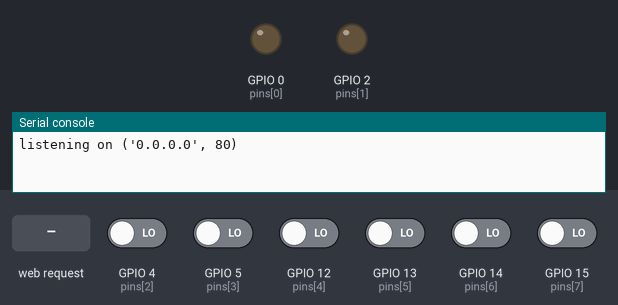
Simulated run of this program. Board: ESP8266 board running MicroPython. Parts: output pins drawn as LEDs (lit = HIGH), the last lines printed to the serial console. Inputs (shaded band) come from the test bench; at power-on: GPIO 4 (pins[2]), GPIO 5 (pins[3]), GPIO 12 (pins[4]), GPIO 13 (pins[5]), GPIO 14 (pins[6]), GPIO 15 (pins[7]) LOW.

Above: at 1.2 s.
1.3 s: HTTP request GET /fan received
At 2.5 s:
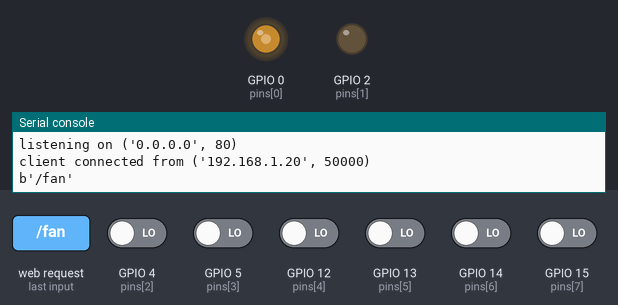
2.8 s: HTTP request GET /poweron received
At 3.6 s:
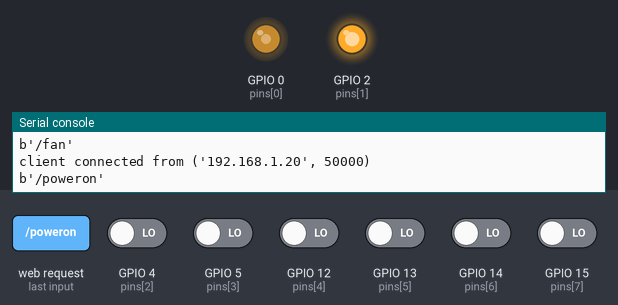
4.3 s: HTTP request GET /poweroff received
At 4.8 s:
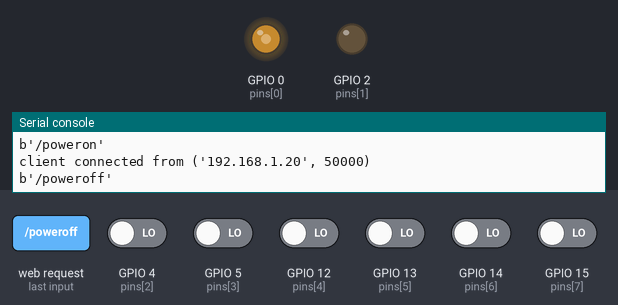
Timing chart, 0 to 7.3 s (numbered marks = the images above; inputs shaded):
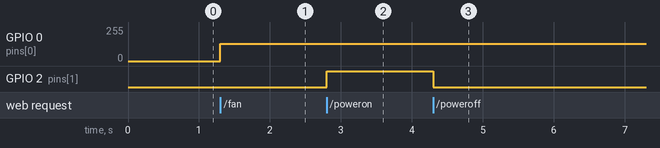

The program:

server.py
```python
import machine
pins = [machine.Pin(i, machine.Pin.IN) for i in (0, 2, 4, 5, 12, 13, 14, 15)]

html = """<!DOCTYPE html>
<html lang="zh-CN">
<head>
  <meta charset="utf-8">
  <meta name="viewport" content="width=device-width" />
  <title>控制界面</title>
  <style>
    .board button {
      width: 100px;
      height: 100px;
      border-radius: 50%;
      border: 4px solid white;
      margin: 1px;
    }
  </style>
</head>

<body>
  <table class="board">
    <tr><td><a>开关机</a></td></tr>
    <tr>
      <td><button type="button" style="background-color:green" onclick="window.location.href = '/poweron?'">开机</button></td>
      <td></td>
      <td><button type="button" style="background-color:red" onclick="window.location.href = '/poweroff?'">关机</button></td>
    </tr>
    <tr><td><a>风扇</a></td></tr>
    <tr>
      <td><a>当前状态: </a></td>
      <td><a>频率: 1 Hz</a></td>
      <td><a>占空比: 1024/1024</a></td>
    </tr>
    <tr><td><a>更新参数: </a></td></tr>
  </table>
  <form action="/fan">
    频率: <input type="text" name="freq">
    <br>占空: <input type="text" name="duty">
    <br><br><input type="submit" value="设置">
  </form>
</body>
</html>
"""

import socket
addr = socket.getaddrinfo('0.0.0.0', 80)[0][-1]

s = socket.socket()
s.bind(addr)
s.listen(5)

print('listening on', addr)
from machine import Pin, PWM

while True:
    cl, addr = s.accept()
    print('client connected from', addr)
    cl_file = cl.makefile('rwb', 0)
    (method, url, version) = cl_file.readline().split(b" ")
    print(url)
    if 'poweron' in url:
        p0 = Pin(2, Pin.OUT)
        p0.on()
    elif 'poweroff' in url:
        p0 = Pin(2, Pin.OUT)
        p0.off()
    elif 'fan' in url:
        pwm = PWM(Pin(0), freq=20000, duty=512)
    else:
        pass

    while True:
        line = cl_file.readline()
        if not line or line == b'\r\n':
            break
    rows = ['<tr><td>%s</td><td>%d</td></tr>' % (str(p), p.value()) for p in pins]
    response = html #% '\n'.join(rows)
    cl.send('HTTP/1.0 200 OK\r\nContent-type: text/html\r\n\r\n')
    cl.send(response)
    cl.close()
```

Measured:
- after the input at 1.3 s, GPIO 0 (pins[0]): 0/255 → 128/255 at once
- after the input at 2.8 s, GPIO 2 (pins[1]): LOW → HIGH at once
- after the input at 4.3 s, GPIO 2 (pins[1]): HIGH → LOW at once
